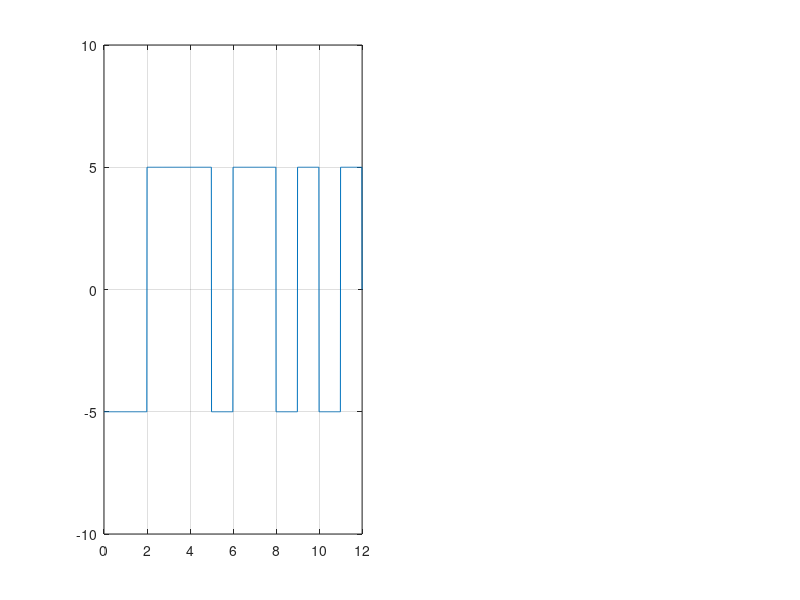

MATLAB code for this plot:
%Digital signal....
%Polar NRZ-I
%If nextbit is 1, Inversion Occurs
%If bit == 1 then y(from:to) = -laststate; laststate = -laststate
%If bit == 0 then y(from:to) = laststate

clear all;
clc;
bit = [1, 0, 1, 0, 0, 1, 1, 0, 1, 1, 1, 1];

v = 5;
lastState = v;

fs = 100;
bit_duration = 1; % bitrate = 1/bitduration
T = length(bit) * bit_duration; % len/bitrate.
t = 0:1/fs:T;

x_digital = zeros(1, length(t));

%encoding
for i = 1:length(bit)
    if bit(i) == 1
        x_digital((i-1)*fs*bit_duration+1 : i*fs*bit_duration) = -lastState;
        lastState = -lastState;
    else
        x_digital((i-1)*fs*bit_duration+1 : i*fs*bit_duration) = lastState;
    end
end

subplot(1,2,1);
plot(t, x_digital);
xlim([0, T]);
ylim([-10, 10]);
grid on;

%decoding
data = zeros(1, length(bit));
lastState = v;
for i=1:length(bit)
    if(x_digital((i-1)*fs*bit_duration+1 : i*fs*bit_duration) == -lastState)
        data(i) = 1;
        lastState = -lastState;
    else
        data(i) = 0;
    end
end

disp(data)